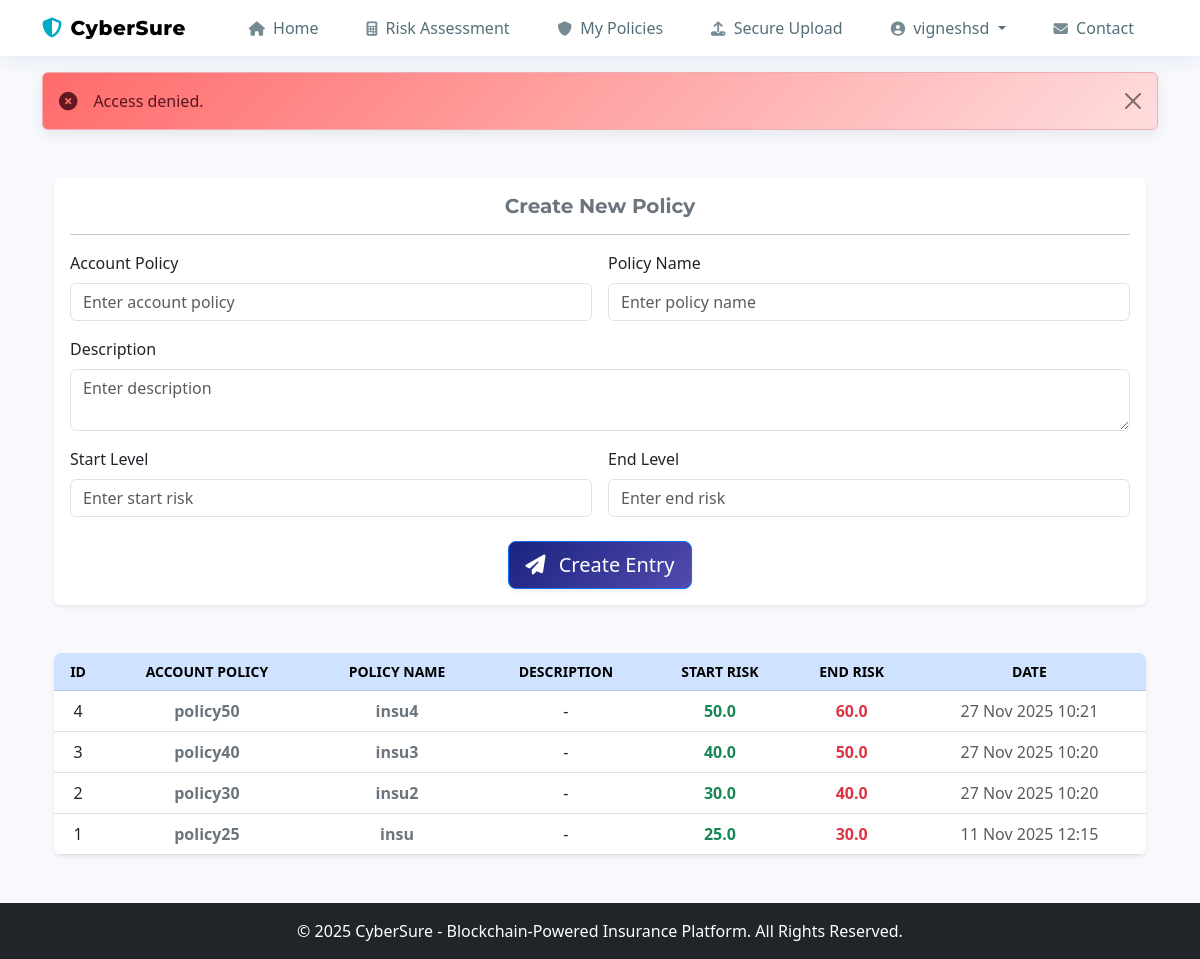
Page /admin/policy (signed in) on the committed database.
### models.py (models this page shows)
class User(UserMixin, db.Model):
    __tablename__ = 'users'
    id = db.Column(db.Integer, primary_key=True)
    username = db.Column(db.String(100), unique=True, nullable=False)
    email = db.Column(db.String(150), unique=True, nullable=False)
    password = db.Column(db.String(200), nullable=False)
    role = db.Column(db.String(50), default='customer')  # 'customer' or 'admin'
    wallet_address = db.Column(db.String(200), unique=True, nullable=True)
    kyc_verified = db.Column(db.Boolean, default=False)  # Admin-approved
    created_at = db.Column(db.DateTime, default=datetime.utcnow)
    updated_at = db.Column(db.DateTime, default=datetime.utcnow, onupdate=datetime.utcnow)
    policies = db.relationship('Policy', backref='user', lazy=True)
    def is_admin(self):
        return self.role == 'admin'

class Decb(db.Model):
    __tablename__ = 'decb'
    id = db.Column(db.Integer, primary_key=True)
    account_policy = db.Column(db.String(100), nullable=False)
    policy_name = db.Column(db.String(100), nullable=False)
    description = db.Column(db.String(200), nullable=True)
    start_risk = db.Column(db.Float, nullable=False)
    end_risk = db.Column(db.Float, nullable=False)
    date = db.Column(db.DateTime, default=datetime.utcnow)

### app.py (the view, shortened to what this page needs)
@app.route('/admin/policy', methods=["GET", "POST"])
@login_required
def admin_policy():
    if not current_user.is_admin():
     flash('Access denied.', 'danger')
    decb_entries = Decb.query.order_by(Decb.date.desc()).all()
    return render_template("admin_policy.html", entries=decb_entries)

### app.py (called while the page is built)
@login_manager.user_loader
def load_user(user_id):
    user = db.session.get(User, int(user_id))
    if user:
        print(f"Loaded user: {user.username}, Role: {user.role}")
    return user

### templates/admin_policy.html (shortened to what this page needs)
<!DOCTYPE html>
{% extends 'base.html' %}
{% block content %}
<div class="container mt-5">
    <div id="createForm" class="card shadow-sm mb-5 border-0">
        <div class="card-body">
            <h5 class="card-title fw-bold text-secondary mb-3 text-center">Create New Policy</h5> <hr>
            <form method="POST">
                <div class="row g-3">
                    <div class="col-md-6">
                        <label for="account_policy" class="form-label">Account Policy</label>
                        <input type="text" class="form-control" id="account_policy" name="account_policy"
                            placeholder="Enter account policy" required>
                    </div>
                    <div class="col-md-6">
                        <label for="policy_name" class="form-label">Policy Name</label>
                        <input type="text" class="form-control" id="policy_name" name="policy_name"
                            placeholder="Enter policy name" required>
                    </div>
                    <div class="col-12">
                        <label for="description" class="form-label">Description</label>
                        <textarea class="form-control" id="description" name="description" rows="2"
                            placeholder="Enter description"></textarea>
                    </div>
                    <div class="col-md-6">
                        <label for="start_risk" class="form-label">Start Level</label>
                        <input type="number" step="0.01" class="form-control" id="start_risk" name="start_risk"
                            placeholder="Enter start risk" required>
                    </div>
                    <div class="col-md-6">
                        <label for="end_risk" class="form-label">End Level</label>
                        <input type="number" step="0.01" class="form-control" id="end_risk" name="end_risk"
                            placeholder="Enter end risk" required>
                    </div>
                </div>
                <div class="mt-4 d-flex justify-content-center">
                    <button type="submit" class="btn btn-primary btn-lg shadow-sm">
                        <i class="fa fa-paper-plane me-2"></i> Create Entry
                    </button>
                </div>
            </form>
        </div>
    </div>
    <div class="table-responsive shadow-sm rounded-3 border-0">
        <table class="table table-hover align-middle text-center mb-0">
            <thead class="table-primary text-uppercase small fw-bold">
                <tr>
                    <th>ID</th>
                    <th>Account Policy</th>
                    <th>Policy Name</th>
                    <th>Description</th>
                    <th>Start Risk</th>
                    <th>End Risk</th>
                    <th>Date</th>
                </tr>
            </thead>
            <tbody>
                {% for entry in entries %}
                <tr class="align-middle">
                    <td>{{ entry.id }}</td>
                    <td class="fw-semibold text-secondary">{{ entry.account_policy }}</td>
                    <td class="fw-semibold text-secondary">{{ entry.policy_name }}</td>
                    <td>{{ entry.description or '-' }}</td>
                    <td class="text-success fw-bold">{{ entry.start_risk }}</td>
                    <td class="text-danger fw-bold">{{ entry.end_risk }}</td>
                    <td class="text-muted">{{ entry.date.strftime('%d %b %Y %H:%M') }}</td>
                </tr>
                {% endfor %}
            </tbody>
        </table>
    </div>
</div>
<link rel="stylesheet" href="https://cdnjs.cloudflare.com/ajax/libs/font-awesome/6.4.0/css/all.min.css">
{% endblock %}

### templates/base.html (shortened to what this page needs)
<!DOCTYPE html>
<html lang="en">
<head>
    <link rel="stylesheet" href="{{ url_for('static', filename='css/index.css') }}">
    <link href="https://cdn.jsdelivr.net/npm/bootstrap@5.3.0/dist/css/bootstrap.min.css" rel="stylesheet">
    <link rel="stylesheet" href="https://cdnjs.cloudflare.com/ajax/libs/font-awesome/6.5.1/css/all.min.css">
</head>
<body>
    <nav class="navbar navbar-expand-lg sticky-top">
        <div class="container">
            <a class="navbar-brand d-flex align-items-center" href="{{ url_for('index') }}">
                <i class="fas fa-shield-alt me-2"></i>
                <span>CyberSure</span>
            </a>
            <div class="collapse navbar-collapse" id="navbarNav">
                <ul class="navbar-nav ms-auto">
                    <li class="nav-item">
                        <a class="nav-link {{ 'active' if request.endpoint == 'index' }}" href="{{ url_for('index') }}">
                            <i class="fas fa-home me-1"></i> Home
                        </a>
                    </li>
                    {% if current_user.is_authenticated %}
                        {% if current_user.role == 'admin' %}
                            <li class="nav-item">
                                <a class="nav-link {{ 'active' if request.endpoint == 'admin_dashboard' }}"
                                   href="{{ url_for('admin_dashboard') }}">
                                   <i class="fas fa-chart-line me-1"></i> Dashboard
                                </a>
                            </li>
                            <li class="nav-item">
                                <a class="nav-link {{ 'active' if request.endpoint == 'admin_policies' }}"
                                   href="{{ url_for('admin_policies') }}">
                                   <i class="fas fa-file-contract me-1"></i> Policies
                                </a>
                            </li>
                            <li class="nav-item">
                                <a class="nav-link {{ 'active' if request.endpoint == 'admin_policy' }}"
                                   href="{{ url_for('admin_policy') }}">
                                   <i class="fas fa-plus-circle me-1"></i> New Policy
                                </a>
                            </li>
                            <li class="nav-item">
                                <a class="nav-link {{ 'active' if request.endpoint == 'get_policies' }}"
                                   href="{{ url_for('get_policies') }}">
                                   <i class="fas fa-chart-pie me-1"></i> Analytics
                                </a>
                            </li>
                        {% else %}
                            <li class="nav-item">
                                <a class="nav-link {{ 'active' if request.endpoint == 'predict_risk' }}"
                                   href="{{ url_for('predict_risk') }}">
                                   <i class="fas fa-calculator me-1"></i> Risk Assessment
                                </a>
                            </li>
                            <li class="nav-item">
                                <a class="nav-link {{ 'active' if request.endpoint == 'view_policies' }}"
                                   href="{{ url_for('view_policies') }}">
                                   <i class="fas fa-shield me-1"></i> My Policies
                                </a>
                            </li>
                            <li class="nav-item">
                                <a class="nav-link {{ 'active' if request.endpoint == 'company' }}"
                                   href="{{ url_for('company') }}">
                                   <i class="fas fa-upload me-1"></i> Secure Upload
                                </a>
                            </li>
                        {% endif %}
                        <li class="nav-item dropdown">
                            <a class="nav-link dropdown-toggle" href="#" id="userDropdown" role="button"
                               data-bs-toggle="dropdown" aria-expanded="false">
                               <i class="fas fa-user-circle me-1"></i>
                               {{ current_user.username }}
                            </a>
                        </li>
                    {% endif %}
                    <li class="nav-item">
                        <a class="nav-link {{ 'active' if request.endpoint == 'contact' }}"
                           href="{{ url_for('contact') }}">
                           <i class="fas fa-envelope me-1"></i> Contact
                        </a>
                    </li>
                </ul>
            </div>
        </div>
    </nav>
    <div class="container mt-3">
        {% with messages = get_flashed_messages(with_categories=true) %}
        {% if messages %}
        {% for category, message in messages %}
        {% set alert_type = category %}
        {% if category == 'error' or category == 'err' or category == 'critical' %}
            {% set alert_type = 'danger' %}
        {% elif category == 'warn' %}
            {% set alert_type = 'warning' %}
        {% endif %}
        {% set icon = 'fa-info-circle' %}
        {% if alert_type == 'danger' %}
            {% set icon = 'fa-times-circle' %}
        {% elif alert_type == 'warning' %}
            {% set icon = 'fa-exclamation-triangle' %}
        {% elif alert_type == 'success' %}
            {% set icon = 'fa-check-circle' %}
        {% endif %}
        <div class="alert alert-{{ alert_type }} alert-dismissible fade show d-flex align-items-center gap-2" role="alert">
            <i class="fa {{ icon }} me-2" aria-hidden="true"></i>
            <div class="flex-grow-1">{{ message }}</div>
            <button type="button" class="btn-close" data-bs-dismiss="alert"></button>
        </div>
        {% endfor %}
        {% endif %}
        {% endwith %}
    </div>
    <div class="container mt-4">
        {% block content %}{% endblock %}
    </div>
    <footer class="bg-dark text-white mt-5 p-3 text-center">
        &copy; 2025 CyberSure - Blockchain-Powered Insurance Platform. All Rights Reserved.
    </footer>
</body>
</html>

### static/css/index.css (style rules this page uses)
:root { --primary: #1a237e; --primary-light: #534bae; --primary-dark: #000051; --secondary: #00acc1; --secondary-light: #5ddef4; --secondary-dark: #007c91; --success: #43a047; --danger: #d32f2f; --warning: #ffa000; --text-primary: #2c3e50; --text-secondary: #546e7a; --background: #f5f7fa; --surface: #ffffff; --gradient: linear-gradient(135deg, var(--primary) 0%, var(--primary-light) 100%); }
body { font-family: 'Inter', 'Roboto', sans-serif; background-color: var(--background); color: var(--text-primary); line-height: 1.6; overflow-x: hidden; }
h1, h2, h3, h4, h5, h6, .navbar-brand { font-family: 'Montserrat', sans-serif; font-weight: 700; }
.navbar { background: var(--surface) !important; box-shadow: 0 4px 20px rgba(12, 46, 138, 0.08); padding: 12px 0; position: sticky; top: 0; z-index: 1000; }
.navbar-brand { color: var(--primary); font-weight: 800; letter-spacing: 0.5px; font-size: 1.4rem; transition: all 0.4s ease; }
.navbar-brand i { color: var(--secondary); margin-right: 8px; }
.nav-link { font-weight: 600; position: relative; margin: 0 8px; color: var(--text-secondary) !important; padding: 8px 16px !important; border-radius: 8px; transition: all 0.3s ease; }
.nav-link i { margin-right: 4px; font-size: 0.9em; opacity: 0.8; }
.container.mt-4 { animation: fadeIn 1s ease; }
.alert { border: none; border-radius: 10px; box-shadow: 0 5px 15px rgba(0, 0, 0, 0.08); font-weight: 500; }
.alert-danger, .alert-error { background: linear-gradient(135deg, #ff6b6b, #ffdddd) !important; color: #6b0f12; border-left: 4px solid var(--danger); padding: 1rem; animation: slideDown 0.3s ease; }
.alert i.fa { font-size: 1.15rem; opacity: 0.95; }
.btn { border-radius: 50px; padding: 12px 28px; font-weight: 600; transition: all 0.3s ease; box-shadow: 0 4px 15px rgba(0, 0, 0, 0.1); }
.btn-primary { background: var(--gradient); border: none; }
.card { border: none; border-radius: 15px; overflow: hidden; box-shadow: 0 10px 30px rgba(0, 0, 0, 0.08); transition: all 0.4s ease; }
.form-control { border-radius: 10px; padding: 12px 20px; border: 2px solid #e1e5ef; transition: all 0.3s ease; }
footer { background: var(--dark) !important; padding: 25px 0 !important; margin-top: 50px !important; font-weight: 500; background: linear-gradient(135deg, var(--dark) 0%, #0f172a 100%) !important; }
.navbar { transition: all 0.3s ease; }

### templates/admin_policy.html (style rules this page uses)
body { background-color: #f7f9fc; }
table thead { border-radius: 0.5rem; }

### rows in the picture
User: username "vigneshsd"
Decb: id "4", account_policy "policy50", policy_name "insu4", description "-", start_risk "50.0", end_risk "60.0", date "27 Nov 2025 10:21"
Decb: id "3", account_policy "policy40", policy_name "insu3", description "-", start_risk "40.0", end_risk "50.0", date "27 Nov 2025 10:20"
Decb: id "2", account_policy "policy30", policy_name "insu2", description "-", start_risk "30.0", end_risk "40.0", date "27 Nov 2025 10:20"
Decb: id "1", account_policy "policy25", policy_name "insu", description "-", start_risk "25.0", end_risk "30.0", date "11 Nov 2025 12:15"

### other values in the picture
{{ message }} "Access denied."
